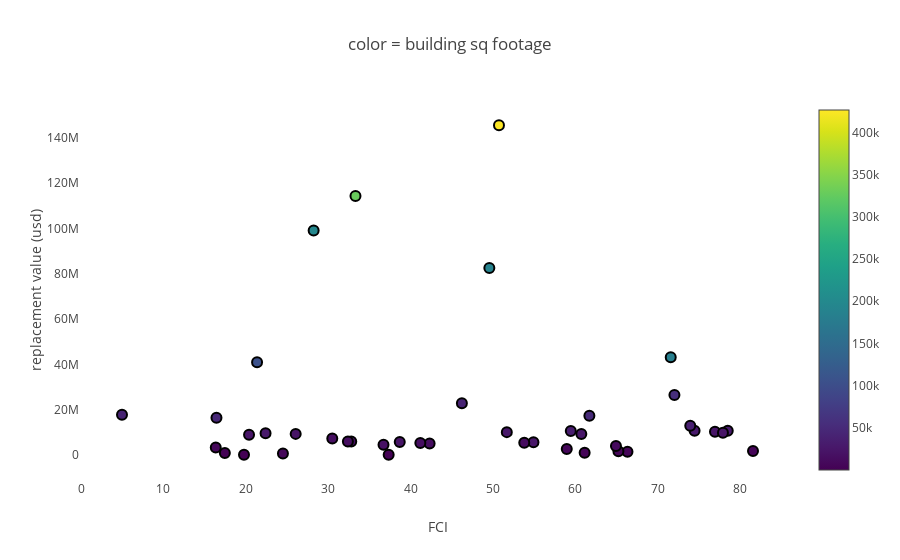

Write notebook code for a chart like this one.
### Code cell
trace1 = go.Scatter(
    x = dframe['fci'],
    y = dframe['replacement value (usd)'],
    mode = 'markers',
    marker = {'size':10,
              'color':dframe['size'],
             'line': {'width':2,
                     'color':'black'},
             'colorscale':'Viridis',
             'showscale':True},
    text = dframe['asset name'],
)


layout = {'title':'color = building sq footage',
         'hovermode':'closest',
         'yaxis':{'zeroline':False,
                 'title':'replacement value (usd)',
                 'showgrid':False},
         'xaxis':{'zeroline':False,
                 'title':'FCI',
                 'showgrid':False}}
fig = {'data':[trace1], 'layout':layout}
pyo.iplot(fig)

### Figure 1 — Plotly figure (JSON) as saved in the notebook; plotly's stock layout.template omitted (floating-point values rounded to 4 significant figures)
{"data": [{"marker": {"color": [426544, 105246, 56228, 29314, 24826, 28028, 26177, 23822, 23968, 46668, 328370, 26550, 188568, 181630, 21871, 40706, 23494, 25507, 4764, 4764, 16608, 4764, 36012, 50381, 40949, 19200, 15209, 14344, 33707, 196930, 7742, 13354, 15760, 12343, 1231, 893, 7741, 3350, 27910, 200, 16448, 5902], "colorscale": "Viridis", "line": {"color": "black", "width": 2}, "showscale": true, "size": 10}, "mode": "markers", "text": ["Baltimore City Police Headquarters", "Baltimore City Police Headquarters Annex", "Baltimore City Police Central District", "Baltimore City Police North Eastern District", "Baltimore City Police North Western District", "Baltimore City Police Eastern District", "Baltimore City Police South Eastern District", "Baltimore City Police South Western District", "Baltimore City Police Western District", "Health Department Headquarters", "Charles Benton Municipal Building", "4 S. Frederick - Brokerage Annex", "Baltimore City Hall", "Abel Wolman Municipal Building", "Department of Transportation Building", "War Memorial Building", "Pulaski Highway DGS Fleet Heavy Equip. Shop", "DGS Fleet Fallsway Substation", "DGS Fleet Northeast Substation", "DGS Fleet Northwest Substation", "School 33 Art Center", "DGS Fleet Calverton Road Substation", "Druid Health District Building", "Waxter Senior Center", "The Weinberg Housing and Resource Center", "Department of Transportation Survey and Records Office", "Parking Authority Offices", "Northern Community Action Center - Govans", "Lower Park Heights Multi Purpose Building", "7 E. Redwood - Multiple City Agencies", "Babe Ruth Birthplace Museum", "Baltimore City Fire Marshall Office", "DOT Fallsway Offices", "Southeast Community Action Center", "Edgar Allan Poe House", "DGS Fleet Northeast Substation - Garage", "DGS Fleet Northeast Substation - Rear Mechanic Shop", "DGS Fleet Fallsway Fueling Station - Garage", "Eastside Career Center", "Druid Health District - Utility Structure", "WIC Center/Dunbar Child Care Academy", "Janet Leland Hoffman Building (88 State Circle)"], "type": "scatter", "uid": "cdabd56c-c74b-4e04-8b37-f8fec7c23b87", "x": [50.74, 21.37, 72.05, 78.53, 76.98, 74.5, 60.75, 77.94, 20.39, 16.43, 33.32, 51.7, 49.57, 71.6, 26.05, 46.24, 38.69, 54.93, 66.35, 65.25, 32.8, 81.6, 73.97, 61.72, 4.961, 36.72, 32.4, 42.32, 59.47, 28.24, 16.35, 53.81, 41.19, 64.95, 17.45, 37.35, 24.51, 61.15, 22.4, 19.78, 30.5, 58.98], "y": [145500000.0, 40910000.0, 26440000.0, 10640000.0, 10220000.0, 10630000.0, 9243000.0, 9831000.0, 8883000.0, 16400000.0, 114300000.0, 10060000.0, 82530000.0, 43090000.0, 9290000.0, 22820000.0, 5725000.0, 5589000.0, 1418000.0, 1583000.0, 5888000.0, 1696000.0, 12830000.0, 17340000.0, 17770000.0, 4467000.0, 5883000.0, 5065000.0, 10550000.0, 99110000.0, 3257000.0, 5403000.0, 5244000.0, 3896000.0, 810700.0, 122100.0, 643700.0, 1007399, 9536000.0, 77520.0, 7251000.0, 2626000.0]}], "layout": {"autosize": true, "hovermode": "closest", "title": {"text": "color = building sq footage"}, "xaxis": {"autorange": true, "range": [-2.391, 88.95], "showgrid": false, "title": {"text": "FCI"}, "type": "linear", "zeroline": false}, "yaxis": {"autorange": true, "range": [-12390000.0, 158000000.0], "showgrid": false, "title": {"text": "replacement value (usd)"}, "type": "linear", "zeroline": false}}}
